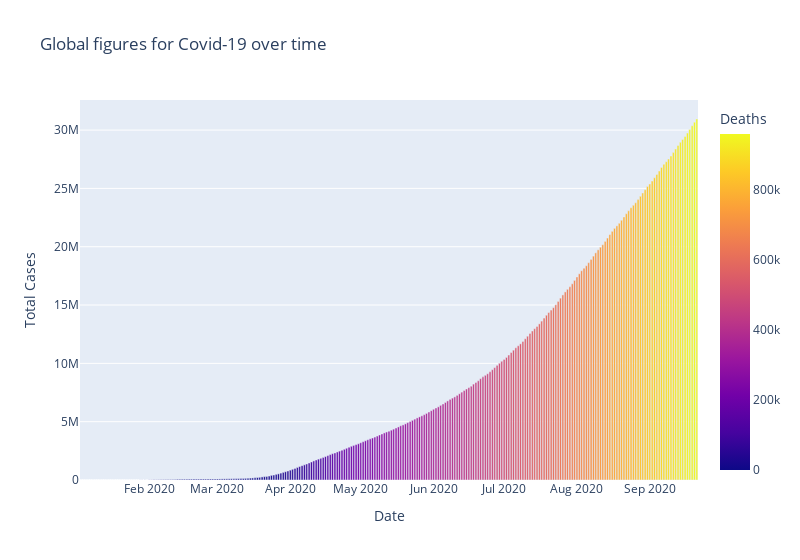

Write notebook code for a chart like this one.
### Code cell
fig = px.bar(data_bydate, x='Date', y='CCases', color='CDeaths',
             width=800,labels={'CCases': 'Total Cases', 'CDeaths': 'Deaths'},
            title = 'Global figures for Covid-19 over time')

fig.show()

### Figure 1 — Plotly figure (JSON) as saved in the notebook; plotly's stock layout.template omitted (floating-point values rounded to 4 significant figures; data arrays with more than 128 entries replaced by an {"elided": "..."} marker saying what was removed)
{"data": [{"alignmentgroup": "True", "hovertemplate": "Date=%{x}<br>Total Cases=%{y}<br>Deaths=%{marker.color}<extra></extra>", "legendgroup": "", "marker": {"color": {"elided": "263 int values"}, "coloraxis": "coloraxis"}, "name": "", "offsetgroup": "", "orientation": "v", "showlegend": false, "textposition": "auto", "type": "bar", "x": {"elided": "263 str values"}, "xaxis": "x", "y": {"elided": "263 int values"}, "yaxis": "y"}], "layout": {"barmode": "relative", "coloraxis": {"colorbar": {"title": {"text": "Deaths"}}, "colorscale": [[0, "#0d0887"], [0.1111, "#46039f"], [0.2222, "#7201a8"], [0.3333, "#9c179e"], [0.4444, "#bd3786"], [0.5556, "#d8576b"], [0.6667, "#ed7953"], [0.7778, "#fb9f3a"], [0.8889, "#fdca26"], [1, "#f0f921"]]}, "legend": {"tracegroupgap": 0}, "title": {"text": "Global figures for Covid-19 over time"}, "width": 800, "xaxis": {"anchor": "y", "domain": [0, 1], "title": {"text": "Date"}}, "yaxis": {"anchor": "x", "domain": [0, 1], "title": {"text": "Total Cases"}}}}
